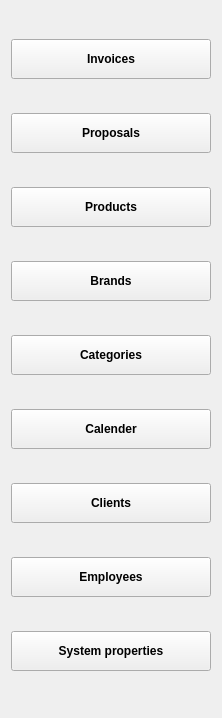
<?xml version="1.0" encoding="UTF-8"?>
<ui version="4.0">
 <class>SideBar</class>
 <widget class="QWidget" name="SideBar">
  <property name="geometry">
   <rect>
    <x>0</x>
    <y>0</y>
    <width>218</width>
    <height>718</height>
   </rect>
  </property>
  <property name="sizePolicy">
   <sizepolicy hsizetype="Fixed" vsizetype="Fixed">
    <horstretch>0</horstretch>
    <verstretch>0</verstretch>
   </sizepolicy>
  </property>
  <property name="sizeIncrement">
   <size>
    <width>1</width>
    <height>0</height>
   </size>
  </property>
  <property name="windowTitle">
   <string>SideBar</string>
  </property>
  <property name="styleSheet">
   <string notr="true"/>
  </property>
  <layout class="QVBoxLayout" name="verticalLayout">
   <item>
    <widget class="QPushButton" name="invoices_btn">
     <property name="sizePolicy">
      <sizepolicy hsizetype="Fixed" vsizetype="Fixed">
       <horstretch>218</horstretch>
       <verstretch>0</verstretch>
      </sizepolicy>
     </property>
     <property name="minimumSize">
      <size>
       <width>200</width>
       <height>40</height>
      </size>
     </property>
     <property name="font">
      <font>
       <bold>true</bold>
       <underline>false</underline>
       <strikeout>false</strikeout>
       <kerning>false</kerning>
      </font>
     </property>
     <property name="toolTip">
      <string>Create new or search in invoices</string>
     </property>
     <property name="styleSheet">
      <string notr="true"/>
     </property>
     <property name="text">
      <string>Invoices</string>
     </property>
     <property name="icon">
      <iconset resource="../resources.qrc">
       <normaloff>:/icons/Icons/analysis.png</normaloff>:/icons/Icons/analysis.png</iconset>
     </property>
     <property name="iconSize">
      <size>
       <width>24</width>
       <height>24</height>
      </size>
     </property>
    </widget>
   </item>
   <item>
    <widget class="QPushButton" name="offers_btn">
     <property name="sizePolicy">
      <sizepolicy hsizetype="Fixed" vsizetype="Fixed">
       <horstretch>0</horstretch>
       <verstretch>0</verstretch>
      </sizepolicy>
     </property>
     <property name="minimumSize">
      <size>
       <width>200</width>
       <height>40</height>
      </size>
     </property>
     <property name="font">
      <font>
       <bold>true</bold>
       <underline>false</underline>
       <strikeout>false</strikeout>
      </font>
     </property>
     <property name="toolTip">
      <string>Create new offer, or search old ones</string>
     </property>
     <property name="styleSheet">
      <string notr="true"/>
     </property>
     <property name="text">
      <string>Proposals</string>
     </property>
     <property name="icon">
      <iconset resource="../resources.qrc">
       <normaloff>:/icons/Icons/business-proposal.png</normaloff>:/icons/Icons/business-proposal.png</iconset>
     </property>
     <property name="iconSize">
      <size>
       <width>24</width>
       <height>24</height>
      </size>
     </property>
    </widget>
   </item>
   <item>
    <widget class="QPushButton" name="products_btn">
     <property name="sizePolicy">
      <sizepolicy hsizetype="Fixed" vsizetype="Fixed">
       <horstretch>0</horstretch>
       <verstretch>0</verstretch>
      </sizepolicy>
     </property>
     <property name="minimumSize">
      <size>
       <width>200</width>
       <height>40</height>
      </size>
     </property>
     <property name="font">
      <font>
       <bold>true</bold>
       <underline>false</underline>
       <strikeout>false</strikeout>
      </font>
     </property>
     <property name="toolTip">
      <string>Manage products, and get reports about the,</string>
     </property>
     <property name="styleSheet">
      <string notr="true"/>
     </property>
     <property name="text">
      <string>Products</string>
     </property>
     <property name="icon">
      <iconset resource="../resources.qrc">
       <normaloff>:/icons/Icons/PngItem_3256236.png</normaloff>:/icons/Icons/PngItem_3256236.png</iconset>
     </property>
     <property name="iconSize">
      <size>
       <width>24</width>
       <height>24</height>
      </size>
     </property>
    </widget>
   </item>
   <item>
    <widget class="QPushButton" name="brands_btn">
     <property name="sizePolicy">
      <sizepolicy hsizetype="Fixed" vsizetype="Fixed">
       <horstretch>0</horstretch>
       <verstretch>0</verstretch>
      </sizepolicy>
     </property>
     <property name="minimumSize">
      <size>
       <width>200</width>
       <height>40</height>
      </size>
     </property>
     <property name="font">
      <font>
       <bold>true</bold>
       <underline>false</underline>
       <strikeout>false</strikeout>
      </font>
     </property>
     <property name="toolTip">
      <string>Manage products, and get reports about the,</string>
     </property>
     <property name="styleSheet">
      <string notr="true"/>
     </property>
     <property name="text">
      <string>Brands</string>
     </property>
     <property name="icon">
      <iconset resource="../resources.qrc">
       <normaloff>:/icons/Icons/brands_icon.png</normaloff>:/icons/Icons/brands_icon.png</iconset>
     </property>
     <property name="iconSize">
      <size>
       <width>24</width>
       <height>24</height>
      </size>
     </property>
    </widget>
   </item>
   <item>
    <widget class="QPushButton" name="categories_btn">
     <property name="sizePolicy">
      <sizepolicy hsizetype="Fixed" vsizetype="Fixed">
       <horstretch>0</horstretch>
       <verstretch>0</verstretch>
      </sizepolicy>
     </property>
     <property name="minimumSize">
      <size>
       <width>200</width>
       <height>40</height>
      </size>
     </property>
     <property name="font">
      <font>
       <bold>true</bold>
       <underline>false</underline>
       <strikeout>false</strikeout>
      </font>
     </property>
     <property name="toolTip">
      <string>Manage categories</string>
     </property>
     <property name="autoFillBackground">
      <bool>false</bool>
     </property>
     <property name="styleSheet">
      <string notr="true"/>
     </property>
     <property name="text">
      <string>Categories</string>
     </property>
     <property name="icon">
      <iconset resource="../resources.qrc">
       <normaloff>:/icons/Icons/product-icon-17.jpg</normaloff>:/icons/Icons/product-icon-17.jpg</iconset>
     </property>
     <property name="iconSize">
      <size>
       <width>24</width>
       <height>24</height>
      </size>
     </property>
    </widget>
   </item>
   <item>
    <widget class="QPushButton" name="calender_btn">
     <property name="sizePolicy">
      <sizepolicy hsizetype="Fixed" vsizetype="Fixed">
       <horstretch>0</horstretch>
       <verstretch>0</verstretch>
      </sizepolicy>
     </property>
     <property name="minimumSize">
      <size>
       <width>200</width>
       <height>40</height>
      </size>
     </property>
     <property name="maximumSize">
      <size>
       <width>16777215</width>
       <height>16777215</height>
      </size>
     </property>
     <property name="font">
      <font>
       <bold>true</bold>
       <underline>false</underline>
       <strikeout>false</strikeout>
      </font>
     </property>
     <property name="toolTip">
      <string>Check calnder for appointment</string>
     </property>
     <property name="styleSheet">
      <string notr="true"/>
     </property>
     <property name="text">
      <string>Calender</string>
     </property>
     <property name="icon">
      <iconset resource="../resources.qrc">
       <normaloff>:/icons/Icons/pngegg.png</normaloff>:/icons/Icons/pngegg.png</iconset>
     </property>
     <property name="iconSize">
      <size>
       <width>24</width>
       <height>24</height>
      </size>
     </property>
    </widget>
   </item>
   <item>
    <widget class="QPushButton" name="customers_btn">
     <property name="sizePolicy">
      <sizepolicy hsizetype="Fixed" vsizetype="Fixed">
       <horstretch>0</horstretch>
       <verstretch>0</verstretch>
      </sizepolicy>
     </property>
     <property name="minimumSize">
      <size>
       <width>200</width>
       <height>40</height>
      </size>
     </property>
     <property name="maximumSize">
      <size>
       <width>16777215</width>
       <height>40</height>
      </size>
     </property>
     <property name="font">
      <font>
       <bold>true</bold>
       <underline>false</underline>
       <strikeout>false</strikeout>
      </font>
     </property>
     <property name="toolTip">
      <string>Manage cusutomers and get reports about them</string>
     </property>
     <property name="styleSheet">
      <string notr="true"/>
     </property>
     <property name="text">
      <string>Clients</string>
     </property>
     <property name="icon">
      <iconset resource="../resources.qrc">
       <normaloff>:/icons/Icons/people-ge35158f96_640.png</normaloff>:/icons/Icons/people-ge35158f96_640.png</iconset>
     </property>
     <property name="iconSize">
      <size>
       <width>24</width>
       <height>24</height>
      </size>
     </property>
    </widget>
   </item>
   <item>
    <widget class="QPushButton" name="employees_btn">
     <property name="sizePolicy">
      <sizepolicy hsizetype="Fixed" vsizetype="Fixed">
       <horstretch>0</horstretch>
       <verstretch>0</verstretch>
      </sizepolicy>
     </property>
     <property name="minimumSize">
      <size>
       <width>200</width>
       <height>40</height>
      </size>
     </property>
     <property name="maximumSize">
      <size>
       <width>16777215</width>
       <height>40</height>
      </size>
     </property>
     <property name="font">
      <font>
       <bold>true</bold>
       <underline>false</underline>
       <strikeout>false</strikeout>
      </font>
     </property>
     <property name="toolTip">
      <string>Create, View, edit or delete employees</string>
     </property>
     <property name="styleSheet">
      <string notr="true"/>
     </property>
     <property name="text">
      <string>Employees</string>
     </property>
     <property name="icon">
      <iconset resource="../resources.qrc">
       <normaloff>:/icons/Icons/group+people+management+business+work+employees-1320567856204506545_32.png</normaloff>:/icons/Icons/group+people+management+business+work+employees-1320567856204506545_32.png</iconset>
     </property>
     <property name="iconSize">
      <size>
       <width>24</width>
       <height>24</height>
      </size>
     </property>
    </widget>
   </item>
   <item>
    <widget class="QPushButton" name="system_properties_btn">
     <property name="sizePolicy">
      <sizepolicy hsizetype="Fixed" vsizetype="Fixed">
       <horstretch>0</horstretch>
       <verstretch>0</verstretch>
      </sizepolicy>
     </property>
     <property name="minimumSize">
      <size>
       <width>200</width>
       <height>40</height>
      </size>
     </property>
     <property name="maximumSize">
      <size>
       <width>16777215</width>
       <height>40</height>
      </size>
     </property>
     <property name="font">
      <font>
       <bold>true</bold>
       <underline>false</underline>
       <strikeout>false</strikeout>
      </font>
     </property>
     <property name="toolTip">
      <string>Go to job titles, status, and other system related functions</string>
     </property>
     <property name="autoFillBackground">
      <bool>false</bool>
     </property>
     <property name="styleSheet">
      <string notr="true"/>
     </property>
     <property name="text">
      <string>System properties</string>
     </property>
     <property name="icon">
      <iconset resource="../resources.qrc">
       <normaloff>:/icons/Icons/gear_icon.png</normaloff>:/icons/Icons/gear_icon.png</iconset>
     </property>
     <property name="iconSize">
      <size>
       <width>24</width>
       <height>24</height>
      </size>
     </property>
     <property name="flat">
      <bool>false</bool>
     </property>
    </widget>
   </item>
  </layout>
 </widget>
 <resources>
  <include location="../resources.qrc"/>
 </resources>
 <connections/>
</ui>
